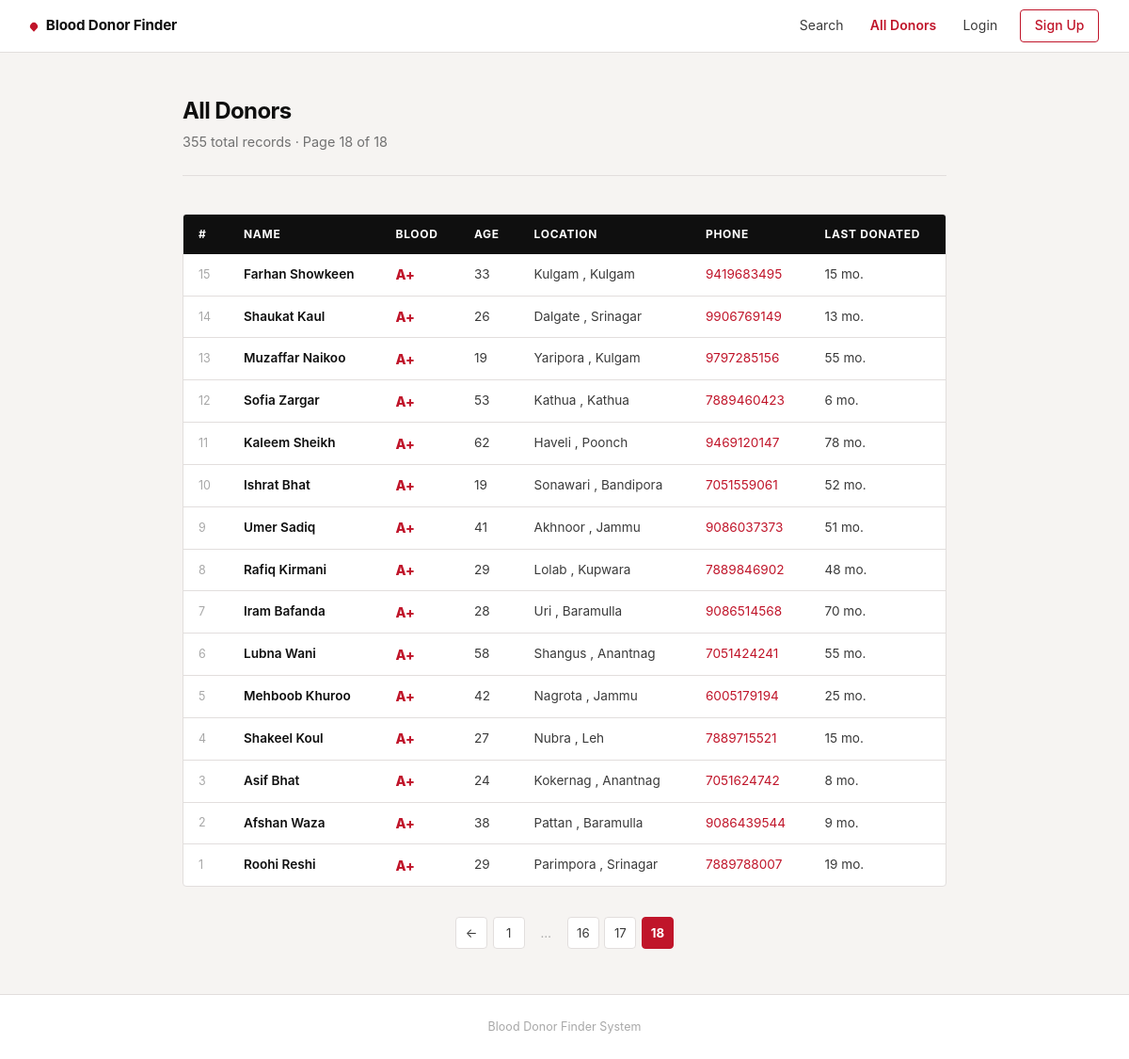
Page /donors?page=18 on the committed database.
### tables this page shows
CREATE TABLE donors (
    id INTEGER PRIMARY KEY AUTOINCREMENT,
    Name TEXT NOT NULL, Gender TEXT, Age INTEGER,
    Email TEXT, Phone TEXT, District TEXT, City TEXT,
    Blood_group TEXT, Months_since_last_donation INTEGER
);

### app.py (the view)
@app.route("/donors")
def all_donors():
    page     = max(1, int(request.args.get("page", 1)))
    per_page = 20
    offset   = (page - 1) * per_page
    conn  = get_db()
    total = conn.execute("SELECT COUNT(*) FROM donors").fetchone()[0]
    rows  = conn.execute(
        "SELECT * FROM donors ORDER BY id DESC LIMIT ? OFFSET ?",
        (per_page, offset)
    ).fetchall()
    conn.close()
    total_pages = max(1, (total + per_page - 1) // per_page)
    return render_template("donors.html",
                           donors=rows, page=page,
                           total_pages=total_pages, total=total)

### app.py (called while the page is built)
def get_db():
    conn = sqlite3.connect(DATABASE)
    conn.row_factory = sqlite3.Row
    return conn

### templates/donors.html (shortened to what this page needs)
{% extends "base.html" %}
{% block content %}
<div class="container">
  <div class="page-header">
    <h2>All Donors</h2>
    <p>{{ total }} total records · Page {{ page }} of {{ total_pages }}</p>
  </div>
  <div class="table-wrap">
    <table>
      <thead>
        <tr>
          <th>#</th>
          <th>Name</th>
          <th>Blood</th>
          <th>Age</th>
          <th>Location</th>
          <th>Phone</th>
          <th>Last Donated</th>
        </tr>
      </thead>
      <tbody>
        {% for donor in donors %}
        <tr>
          <td class="id-cell">{{ donor['id'] }}</td>
          <td class="name-cell">{{ donor['Name'] }}</td>
          <td class="blood-cell">{{ donor['Blood_group'] }}</td>
          <td>{{ donor['Age'] or '—' }}</td>
          <td>
            {% if donor['City'] %}{{ donor['City'] }}{% endif %}
            {% if donor['City'] and donor['District'] %}, {% endif %}
            {% if donor['District'] %}{{ donor['District'] }}{% endif %}
          </td>
          <td class="phone-cell">
            {% if donor['Phone'] %}
              <a href="tel:{{ donor['Phone'] }}">{{ donor['Phone'] }}</a>
            {% else %}—{% endif %}
          </td>
          <td>
            {% if donor['Months_since_last_donation'] is not none %}
              {{ donor['Months_since_last_donation'] }} mo.
            {% else %}—{% endif %}
          </td>
        </tr>
        {% endfor %}
      </tbody>
    </table>
  </div>
  {% if total_pages > 1 %}
  <nav class="pagination" aria-label="Pagination">
    {% if page > 1 %}
      <a href="/donors?page={{ page - 1 }}" aria-label="Previous">←</a>
    {% endif %}
    {% for p in range(1, total_pages + 1) %}
      {% if p == page %}
        <span class="pg-current">{{ p }}</span>
      {% elif p == 1 or p == total_pages
              or (p >= page - 2 and p <= page + 2) %}
        <a href="/donors?page={{ p }}">{{ p }}</a>
      {% elif p == page - 3 or p == page + 3 %}
        <span class="pg-ellipsis">…</span>
      {% endif %}
    {% endfor %}
  </nav>
  {% endif %}
</div>
{% endblock %}

### static/style.css (style rules this page uses)
:root { --red: #C0152A; --red-dark: #96101F; --red-muted: #f7e8ea; --ink: #0f0f0f; --ink-2: #3a3a3a; --ink-3: #717171; --ink-4: #a8a8a8; --surface: #ffffff; --bg: #f6f4f2; --border: #e2dedd; --border-strong:#c8c2bf; --font: -apple-system, BlinkMacSystemFont, "Segoe UI", Roboto, "Helvetica Neue", Arial, sans-serif; --mono: "SF Mono", "Fira Code", "Courier New", monospace; --radius: 4px; --nav-h: 56px; --container: 860px; --transition: 0.18s ease; }
*, *::before, *::after { box-sizing: border-box; margin: 0; padding: 0; }
html { scroll-behavior: smooth; }
body { font-family: var(--font); background: var(--bg); color: var(--ink); line-height: 1.6; font-size: 15px; min-height: 100vh; display: flex; flex-direction: column; }
a { color: inherit; text-decoration: none; }
.container { width: 100%; max-width: var(--container); margin: 0 auto; padding: 3rem 1.5rem; flex: 1; }
.page-header { margin-bottom: 2.5rem; padding-bottom: 1.5rem; border-bottom: 1px solid var(--border); }
.page-header h1, .page-header h2 { font-size: 1.5rem; font-weight: 700; letter-spacing: -0.025em; color: var(--ink); line-height: 1.2; margin-bottom: 0.4rem; }
.page-header p { color: var(--ink-3); font-size: 0.9rem; }
.table-wrap { border: 1px solid var(--border); border-radius: var(--radius); overflow: hidden; overflow-x: auto; background: var(--surface); }
table { width: 100%; border-collapse: collapse; font-size: 0.85rem; }
thead th { background: var(--ink); color: #fff; padding: 0.7rem 1rem; text-align: left; font-size: 0.75rem; font-weight: 700; text-transform: uppercase; letter-spacing: 0.06em; white-space: nowrap; }
thead th:first-child { width: 48px; }
tbody td { padding: 0.65rem 1rem; border-bottom: 1px solid var(--border); color: var(--ink-2); vertical-align: middle; }
tbody tr:last-child td { border-bottom: none; }
td.blood-cell { font-weight: 800; font-size: 0.9rem; color: var(--red); letter-spacing: -0.01em; }
td.id-cell { color: var(--ink-4); font-size: 0.78rem; }
td.name-cell { font-weight: 600; color: var(--ink); }
td.phone-cell a { color: var(--red); }
.pagination { display: flex; align-items: center; justify-content: center; gap: 0.35rem; margin-top: 2rem; flex-wrap: wrap; }
.pagination a, .pagination span { display: inline-flex; align-items: center; justify-content: center; min-width: 34px; height: 34px; padding: 0 0.5rem; border: 1px solid var(--border); border-radius: var(--radius); font-size: 0.83rem; color: var(--ink-2); background: var(--surface); transition: border-color var(--transition), color var(--transition), background var(--transition); text-decoration: none; }
.pagination .pg-current { background: var(--red); border-color: var(--red); color: #fff; font-weight: 700; }
.pagination .pg-ellipsis { border: none; background: none; color: var(--ink-4); cursor: default; }

### rows in the picture
donors: id "15", Name "Farhan Showkeen", Blood_group "A+", Age "33", City "Kulgam", District "Kulgam", Phone "9419683495", Months_since_last_donation "15"
donors: id "14", Name "Shaukat Kaul", Blood_group "A+", Age "26", City "Dalgate", District "Srinagar", Phone "9906769149", Months_since_last_donation "13"
donors: id "13", Name "Muzaffar Naikoo", Blood_group "A+", Age "19", City "Yaripora", District "Kulgam", Phone "9797285156", Months_since_last_donation "55"
donors: id "12", Name "Sofia Zargar", Blood_group "A+", Age "53", City "Kathua", District "Kathua", Phone "7889460423", Months_since_last_donation "6"
donors: id "11", Name "Kaleem Sheikh", Blood_group "A+", Age "62", City "Haveli", District "Poonch", Phone "9469120147", Months_since_last_donation "78"
donors: id "10", Name "Ishrat Bhat", Blood_group "A+", Age "19", City "Sonawari", District "Bandipora", Phone "7051559061", Months_since_last_donation "52"
donors: id "9", Name "Umer Sadiq", Blood_group "A+", Age "41", City "Akhnoor", District "Jammu", Phone "9086037373", Months_since_last_donation "51"
donors: id "8", Name "Rafiq Kirmani", Blood_group "A+", Age "29", City "Lolab", District "Kupwara", Phone "7889846902", Months_since_last_donation "48"
donors: id "7", Name "Iram Bafanda", Blood_group "A+", Age "28", City "Uri", District "Baramulla", Phone "9086514568", Months_since_last_donation "70"
donors: id "6", Name "Lubna Wani", Blood_group "A+", Age "58", City "Shangus", District "Anantnag", Phone "7051424241", Months_since_last_donation "55"
donors: id "5", Name "Mehboob Khuroo", Blood_group "A+", Age "42", City "Nagrota", District "Jammu", Phone "6005179194", Months_since_last_donation "25"
donors: id "4", Name "Shakeel Koul", Blood_group "A+", Age "27", City "Nubra", District "Leh", Phone "7889715521", Months_since_last_donation "15"
donors: id "3", Name "Asif Bhat", Blood_group "A+", Age "24", City "Kokernag", District "Anantnag", Phone "7051624742", Months_since_last_donation "8"
donors: id "2", Name "Afshan Waza", Blood_group "A+", Age "38", City "Pattan", District "Baramulla", Phone "9086439544", Months_since_last_donation "9"
donors: id "1", Name "Roohi Reshi", Blood_group "A+", Age "29", City "Parimpora", District "Srinagar", Phone "7889788007", Months_since_last_donation "19"

### other values in the picture
{{ total }} "355"
{{ page }} "18"
{{ total_pages }} "18"
{{ p }} "1" "16" "17"
{{ p }} "18"
